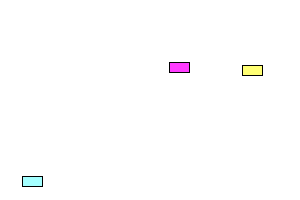
Frame 1 (no input)
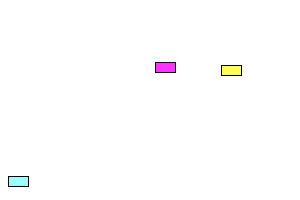
Frame 60 (the mouse pressed at the canvas centre just before this capture)
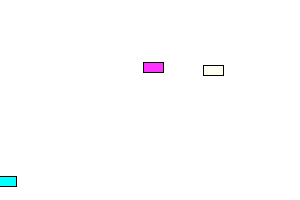
Frame 120 (the mouse held since frame 60 and released just before this capture)

The Processing sketch that drew these frames (run headless with seeded random() and noise(); from frame 60 on, the mouse is pressed at the canvas centre):

// Processing sketch: processing_118592
// ── processing_118592.pde

Car myCar1;
Car myCar2;
Car myCar3;
color c; 
color d; 
color e; 
float xspeed; 
float xspeed2;
float xspeed3;

void setup() {
  size(300,200);
  myCar1 = new Car(color(random(255),255,255),random(10,90),random(10,190),2, false); // Parameters go inside the parentheses when the object is constructed.
  myCar2 = new Car(color(255,random(255),255),random(100,190),random(10,190),2, false);
  myCar3 = new Car(color(255,255,random(255)),random(200,290),random(10,190),3, false);
  c = color(random(255),255,255);
  d = color(255,random(255),255); 
  e = color(255,255,random(255)); 
}

void draw() {
  background(255);
  if (myCar1.hit == true)
  {
    c = color(random(255),255,255); 
    xspeed = random(20,255);
  }
  if (myCar2.hit == true)
  {
    d = color(150,random(255),50);
    xspeed2 = random(20,255); 
  }
  if (myCar3.hit == true)
  {
    e = color(255,255,random(255)); 
    xspeed3 = random(20,255);
  }
  
  if (myCar1.hitCheck() == true || myCar2.hitCheck() == true || myCar3.hitCheck() == true){
  myCar1.changeDir(c, xspeed); 
  myCar2.changeDir(d, xspeed2); 
  myCar3.changeDir(e, xspeed3); 
  } 
  
  myCar1.move();
  myCar1.display();
  myCar2.move();
  myCar2.display();
  myCar3.move();
  myCar3.display();
 
  //myCar1.addSpeed(); 
  //myCar2.addSpeed(); 
  //myCar3.addSpeed(); 
}


class Car { // Even though there are multiple objects, we still only need one class. No matter how many cookies we make, only one cookie cutter is needed.Isnâ€™t object-oriented programming swell?
  color c;
  float xpos;
  float ypos;
  float xspeed;
  boolean hit; 

 
Car(color tempC, float tempXpos, float tempYpos, float tempXspeed, boolean tempHit) { // The Constructor is defined with arguments.
    c = tempC;
    xpos = tempXpos;
    ypos = tempYpos;
    xspeed = tempXspeed;
    hit = tempHit; 
  }
  
void display() {
    stroke(0);
    fill(c);
    rectMode(CENTER);
    rect(xpos,ypos,20,10);
  }

void move() {
    println(hit); 
    xpos = xpos + xspeed;
    hit = false;
    if (xpos > width || xpos < 0) {
      hit = true;
    }
  }
  
void addSpeed(){
  if (xspeed >= 0)
  xspeed = xspeed + random(0.001,0.01); 
  else
  xspeed = xspeed - random(0.001,0.01);
}
  
void changeDir(color tempC, float tempXspeed) {
    xspeed = -xspeed;
    c = tempC;  
}

boolean hitCheck() {
  if (hit == true)
  {
    return true; 
  }
  else
    return false; 
}

}
